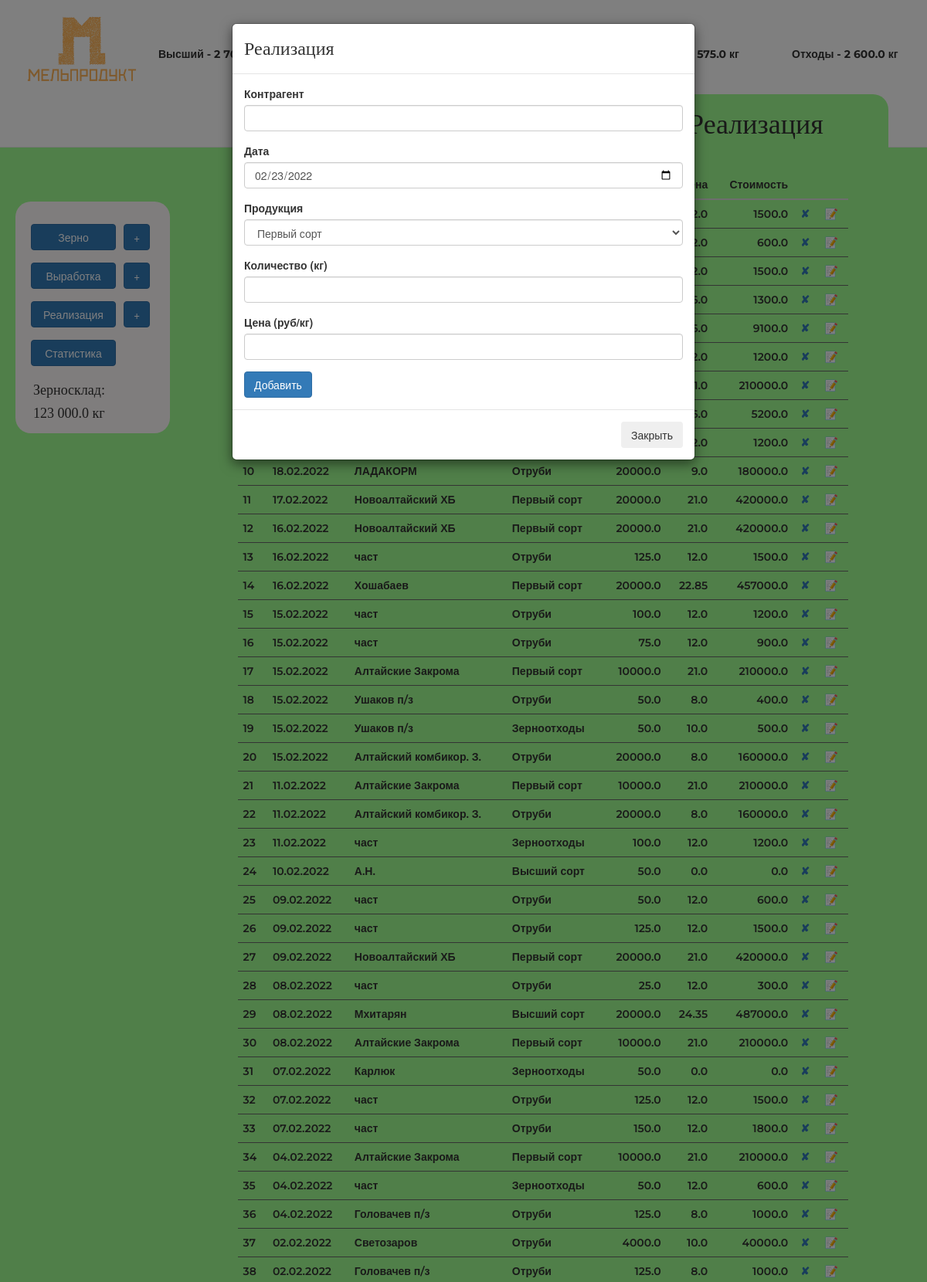
The app's page /real/add (upper part) with its own data.
### main.py (models this page shows)
class Realisation(db.Model):
    __tablename__ = "realisations"
    id = db.Column(db.Integer, primary_key=True)
    agent = db.Column(db.String(250), nullable=False)
    date = db.Column(db.Date(), nullable=False)
    production = db.Column(db.String(250), nullable=False)
    value = db.Column(db.Float(20), nullable=False)
    price = db.Column(db.Float(20), nullable=False)
    cost = db.Column(db.Float(20), nullable=False)

### main.py (the view, shortened to what this page needs)
@app.route('/real/add', methods=['GET', 'POST'])
def real_add():
    stock = Stock.query.filter_by(id=1).first()
    realisation_form = AddRealisation(date=dt.datetime.now())
    table = db.session.query(Realisation).filter(Realisation.date <= dt.datetime.now(), Realisation.date >= dt.datetime.now()-dt.timedelta(days=30)).order_by(Realisation.date).all()
    return render_template('realadd.html', title='Реализация', form=realisation_form, first='{:,}'.format(stock.first).replace(',', ' '),
                           second='{:,}'.format(stock.second).replace(',', ' '),
                           highest='{:,}'.format(stock.highest).replace(',', ' '),
                           bran='{:,}'.format(stock.bran).replace(',', ' '),
                           waste='{:,}'.format(stock.waste).replace(',', ' '),
                           grain='{:,}'.format(stock.grain).replace(',', ' '),
                           button='real', target='real', onclick2='onclick=', onclick3='onclick=',
                           table=reversed(table), onclick22='onclick=', onclick33='onclick=', bcolor='#a1ff92',
                           mright='50px'
                           )

### forms.py
class AddRealisation(FlaskForm):
    agent = StringField("Контрагент", validators=[DataRequired()])
    date = DateField("Дата", validators=[DataRequired()])
    production = SelectField("Продукция", validators=[DataRequired()], choices=['Первый сорт', 'Высший сорт', 'Отруби', 'Зерноотходы', 'Второй сорт'])
    value = FloatField("Количество (кг)", validators=[DataRequired()])
    price = FloatField("Цена (руб/кг)", validators=[DataRequired()])
    submit = SubmitField("Добавить")

### templates/realadd.html (shortened to what this page needs)
{% extends 'index.html' %}
{% block modal %}
{% include "modal.html" %}
{% endblock %}
{% block table %}
{% include "realisation-table.html" %}
{% endblock %}

### templates/realisation-table.html (shortened to what this page needs)
<div class="col-md-8 col-sm-12" >
<table class="table table-hover counter">
        <thead>
          <tr>
            <th scope="col">№</th>
            <th scope="col">Дата</th>
            <th scope="col">Контрагент</th>
            <th scope="col">Продукция</th>
            <th scope="col" class="rghtalgn">Объём</th>
            <th scope="col" class="rghtalgn">Цена</th>
            <th scope="col" class="rghtalgn">Стоимость</th>
            <th scope="col" class="rghtalgn"></th>
            <th scope="col" class="rghtalgn"></th>
          </tr>
        </thead>
        <tbody>
        {% for line in table %}
          <tr>
            <td>{{line.date.strftime('%d.%m.%Y')}}</td>
            <td>{{line.agent}}</td>
            <td>{{line.production}}</td>
            <td class="rghtalgn" >{{line.value}}</td>
            <td class="rghtalgn">{{line.price}}</td>
            <td class="rghtalgn">{{line.cost}}</td>
            <td><a href="#" data-toggle="modal" title="Удалить" data-target="#test" onclick="aTestFunction({{line.id}}, {{line.value}}, '{{line.production}}')">✘</a></td>
            <td><a class="editreal" href="{{url_for('real_edit', item_id=line.id)}}" type="button" title="Редактировать">📝</a></td>
          </tr>
        {% endfor %}
        </tbody>
      </table>
        </div>

### static/css/main.css (style rules this page uses)
body { margin-top: -20px; }
td, tr, th { font-family: 'Montserrat', sans-serif; font-weight: 600; }
.rghtalgn { text-align: right; }
.counter { counter-reset: schet; }
.counter tbody tr { counter-increment: schet; }
.counter td, .counter tr:before { padding: .1em .5em; border-bottom: 1px solid DimGray; }
.counter tbody tr:before { content: counter(schet); display: table-cell; vertical-align: middle; }

### records on screen
Realisation: price "12.0", cost "1500.0"
Realisation: price "12.0", cost "600.0"
Realisation: price "12.0", cost "1500.0"
Realisation: price "26.0", cost "1300.0"
Realisation: price "26.0", cost "9100.0"
Realisation: price "12.0", cost "1200.0"
Realisation: price "21.0", cost "210000.0"
Realisation: price "26.0", cost "5200.0"
Realisation: price "12.0", cost "1200.0"
Realisation: date "18.02.2022", agent "ЛАДАКОРМ", production "Отруби", value "20000.0", price "9.0", cost "180000.0"
Realisation: date "17.02.2022", agent "Новоалтайский ХБ", production "Первый сорт", value "20000.0", price "21.0", cost "420000.0"
Realisation: date "16.02.2022", agent "Новоалтайский ХБ", production "Первый сорт", value "20000.0", price "21.0", cost "420000.0"
Realisation: date "16.02.2022", agent "част", production "Отруби", value "125.0", price "12.0", cost "1500.0"
Realisation: date "16.02.2022", agent "Хошабаев", production "Первый сорт", value "20000.0", price "22.85", cost "457000.0"
Realisation: date "15.02.2022", agent "част", production "Отруби", value "100.0", price "12.0", cost "1200.0"
Realisation: date "15.02.2022", agent "част", production "Отруби", value "75.0", price "12.0", cost "900.0"
Realisation: date "15.02.2022", agent "Алтайские Закрома", production "Первый сорт", value "10000.0", price "21.0", cost "210000.0"
Realisation: date "15.02.2022", agent "Ушаков п/з", production "Отруби", value "50.0", price "8.0", cost "400.0"
Realisation: date "15.02.2022", agent "Ушаков п/з", production "Зерноотходы", value "50.0", price "10.0", cost "500.0"
Realisation: date "15.02.2022", agent "Алтайский комбикор. З.", production "Отруби", value "20000.0", price "8.0", cost "160000.0"
Realisation: date "11.02.2022", agent "Алтайские Закрома", production "Первый сорт", value "10000.0", price "21.0", cost "210000.0"
Realisation: date "11.02.2022", agent "Алтайский комбикор. З.", production "Отруби", value "20000.0", price "8.0", cost "160000.0"
Realisation: date "11.02.2022", agent "част", production "Зерноотходы", value "100.0", price "12.0", cost "1200.0"
Realisation: date "10.02.2022", agent "А.Н.", production "Высший сорт", value "50.0", price "0.0", cost "0.0"
Realisation: date "09.02.2022", agent "част", production "Отруби", value "50.0", price "12.0", cost "600.0"
Realisation: date "09.02.2022", agent "част", production "Отруби", value "125.0", price "12.0", cost "1500.0"
Realisation: date "09.02.2022", agent "Новоалтайский ХБ", production "Первый сорт", value "20000.0", price "21.0", cost "420000.0"
Realisation: date "08.02.2022", agent "част", production "Отруби", value "25.0", price "12.0", cost "300.0"
Realisation: date "08.02.2022", agent "Мхитарян", production "Высший сорт", value "20000.0", price "24.35", cost "487000.0"
Realisation: date "08.02.2022", agent "Алтайские Закрома", production "Первый сорт", value "10000.0", price "21.0", cost "210000.0"
Realisation: date "07.02.2022", agent "Карлюк", production "Зерноотходы", value "50.0", price "0.0", cost "0.0"
Realisation: date "07.02.2022", agent "част", production "Отруби", value "125.0", price "12.0", cost "1500.0"
Realisation: date "07.02.2022", agent "част", production "Отруби", value "150.0", price "12.0", cost "1800.0"
Realisation: date "04.02.2022", agent "Алтайские Закрома", production "Первый сорт", value "10000.0", price "21.0", cost "210000.0"
Realisation: date "04.02.2022", agent "част", production "Зерноотходы", value "50.0", price "12.0", cost "600.0"
Realisation: date "04.02.2022", agent "Головачев п/з", production "Отруби", value "125.0", price "8.0", cost "1000.0"
Realisation: date "02.02.2022", agent "Светозаров", production "Отруби", value "4000.0", price "10.0", cost "40000.0"
Realisation: date "02.02.2022", agent "Головачев п/з", production "Отруби", value "125.0", price "8.0", cost "1000.0"

### other values on screen
{{ highest }} "2…"
{{ bran }} "21 575.0"
{{ waste }} "2 600.0"
{{ title }} "Реализация"
{{ grain }} "123 000.0"
